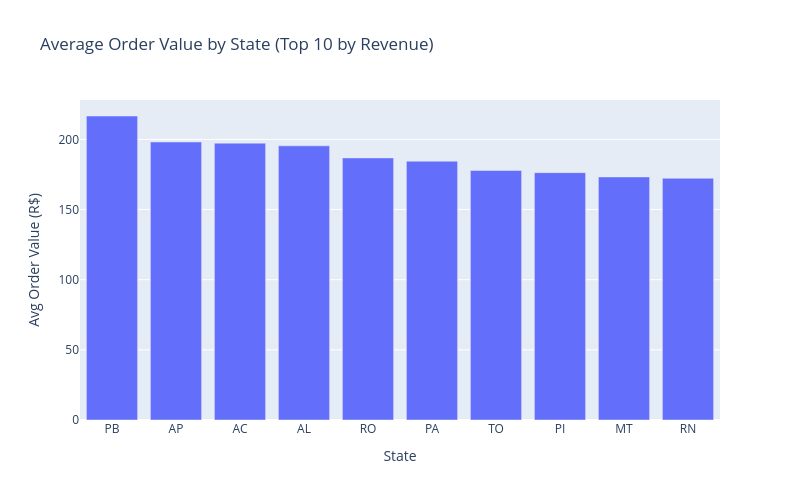

Source (notebook cell):
### Code cell
#---- 6. AOV BY STATE (Top 10 by revenue) ----
aov_by_state = (
    df.groupby(["order_id", "customer_state"])["price"]
    .sum()
    .reset_index()
    .groupby("customer_state")["price"]
    .mean()
    .sort_values(ascending=False)
    .head(10)
    .reset_index()
)

fig6 = px.bar(
    aov_by_state,
    x="customer_state",
    y="price",
    title="Average Order Value by State (Top 10 by Revenue)",
    labels={"customer_state": "State", "price": "Avg Order Value (R$)"},
)
fig6.update_layout(width = 800, height = 500)
fig6.show()

### Figure 1 — Plotly figure (JSON) as saved in the notebook; plotly's stock layout.template omitted (floating-point values rounded to 4 significant figures)
{"data": [{"hovertemplate": "State=%{x}<br>Avg Order Value (R$)=%{y}<extra></extra>", "legendgroup": "", "marker": {"color": "#636efa", "pattern": {"shape": ""}}, "name": "", "orientation": "v", "showlegend": false, "textposition": "auto", "type": "bar", "x": ["PB", "AP", "AC", "AL", "RO", "PA", "TO", "PI", "MT", "RN"], "xaxis": "x", "y": [216.7, 198.2, 197.3, 195.4, 186.8, 184.5, 177.9, 176.3, 173.3, 172.3], "yaxis": "y"}], "layout": {"barmode": "relative", "height": 500, "legend": {"tracegroupgap": 0}, "title": {"text": "Average Order Value by State (Top 10 by Revenue)"}, "width": 800, "xaxis": {"anchor": "y", "domain": [0, 1], "title": {"text": "State"}}, "yaxis": {"anchor": "x", "domain": [0, 1], "title": {"text": "Avg Order Value (R$)"}}}}
